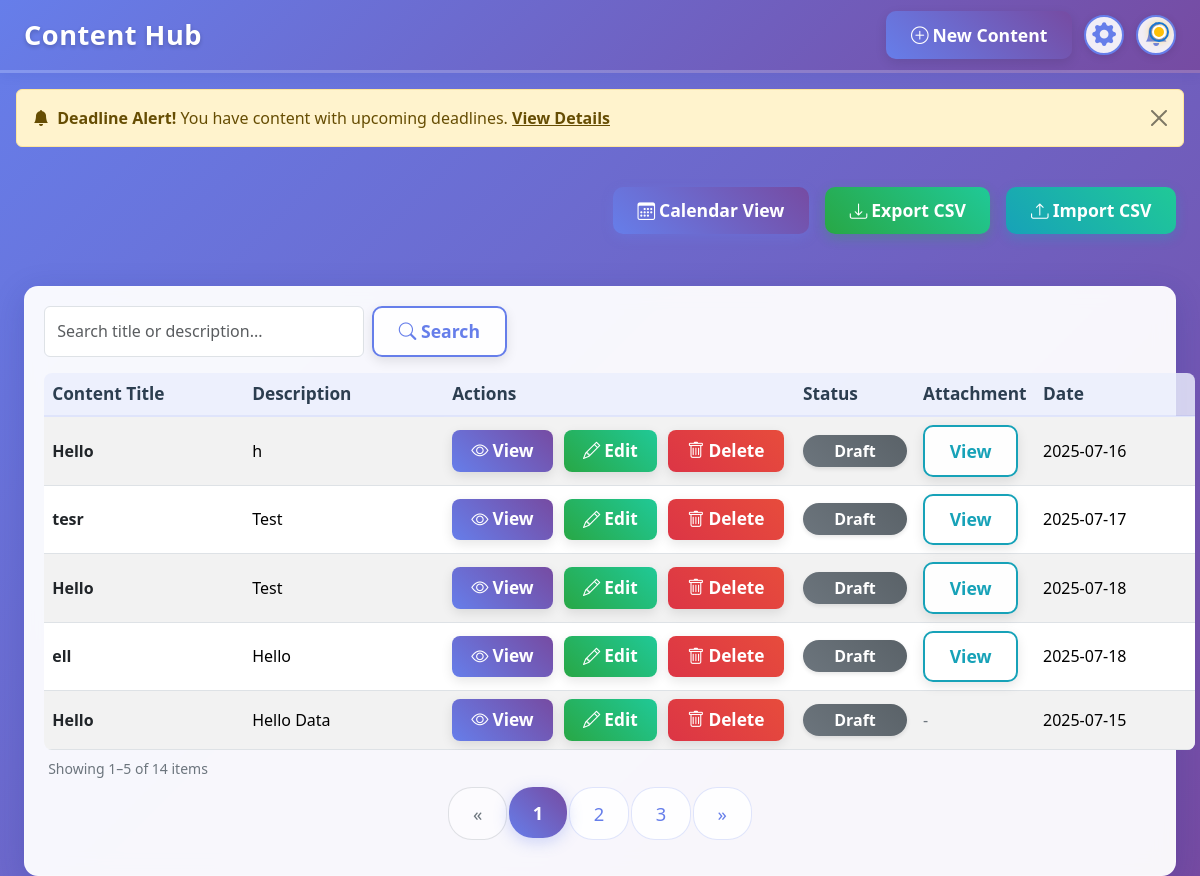
The page / on the database its author committed.
### tables this page shows
CREATE TABLE Content (
    content_id INTEGER PRIMARY KEY AUTOINCREMENT,
    title TEXT NOT NULL,
    description TEXT,
    status_id INTEGER,
    deadline TEXT,
    created_at TEXT DEFAULT CURRENT_TIMESTAMP,
    updated_at TEXT DEFAULT CURRENT_TIMESTAMP, attachment TEXT,
    FOREIGN KEY (status_id) REFERENCES Status(status_id)
);

CREATE TABLE Status (
    status_id INTEGER PRIMARY KEY AUTOINCREMENT,
    status_name TEXT NOT NULL
);

### index.php (the view, shortened to what this page needs)
<?php
$dbFile = 'database.db';
try {
    $pdo = new PDO('sqlite:' . $dbFile);
    $pdo->setAttribute(PDO::ATTR_ERRMODE, PDO::ERRMODE_EXCEPTION);
} catch (Exception $e) {
    die('Database connection failed: ' . htmlspecialchars($e->getMessage()));
}
$stmt = $pdo->query('SELECT c.content_id, c.title, c.description, s.status_name, c.deadline, c.attachment, c.created_at, c.updated_at FROM Content c JOIN Status s ON c.status_id = s.status_id ORDER BY c.created_at DESC');
$contents = $stmt->fetchAll(PDO::FETCH_ASSOC);
$settingsFile = 'settings.json';
$notification_days = 1;
if (file_exists($settingsFile)) {
    $data = json_decode(file_get_contents($settingsFile), true);
    if (isset($data['notification_days'])) {
        $notification_days = (int)$data['notification_days'];
    }
}
$today = new DateTime();
$notify_contents = [];
foreach ($contents as $row) {
    if (!empty($row['deadline']) && strtolower($row['status_name']) !== 'published') {
        $deadline = DateTime::createFromFormat('Y-m-d', $row['deadline']);
        if ($deadline) {
            $diff = (int)$today->diff($deadline)->format('%r%a');
            if ($diff >= 0 && $diff <= $notification_days) {
                $notify_contents[] = $row;
            }
        }
    }
}
$search = trim($_GET['search'] ?? '');
$page = max(1, (int)($_GET['page'] ?? 1));
$perPage = 5;
$filtered = $contents;
$total = count($filtered);
$totalPages = max(1, ceil($total / $perPage));
$filtered = array_slice(array_values($filtered), ($page-1)*$perPage, $perPage);
$from = $total ? ($page-1)*$perPage+1 : 0;
$to = min($from+$perPage-1, $total);
?>
<!DOCTYPE html>
<html lang="en">
  <head>
    <link href="https://cdn.jsdelivr.net/npm/bootstrap@5.3.3/dist/css/bootstrap.min.css" rel="stylesheet">
    <link rel="stylesheet" href="https://cdn.jsdelivr.net/npm/bootstrap-icons@1.11.3/font/bootstrap-icons.min.css">
  </head>
  <body>
  <div class="app-header">
    <div class="app-header-left">
        <span class="app-title">Content Hub</span>
      </div>
      <div class="header-action d-flex align-items-center gap-2">
        <a class="btn btn-primary d-inline-flex align-items-center" href="new.php">
          <i class="bi bi-plus-circle me-1"></i> New Content
        </a>
        <a href="settings.php" class="btn btn-outline-primary p-2 rounded-circle d-flex align-items-center justify-content-center ms-1 header-icon-btn" title="Settings">
          <i class="bi bi-gear-fill" style="font-size:1.35em;"></i>
        </a>
        <button id="notiBtn" class="btn btn-outline-primary p-2 rounded-circle d-flex align-items-center justify-content-center ms-1 position-relative header-icon-btn" title="Notifications" type="button" data-bs-toggle="modal" data-bs-target="#notiModal">
          <span id="notiDot" class="pulse-dot" style="display:none;"></span>
        </button>
      </div>
    </div>
  <?php if (count($notify_contents) > 0): ?>
    <div id="deadlineAlert" class="alert alert-warning alert-dismissible fade show mt-3 mx-3" role="alert" style="z-index:1051; position:relative;">
      <strong><i class="bi bi-bell-fill me-1"></i> Deadline Alert!</strong>
      You have content with upcoming deadlines.
      <button type="button" class="btn-close" data-bs-dismiss="alert" aria-label="Close"></button>
      <a href="#" class="alert-link" data-bs-toggle="modal" data-bs-target="#notiModal">View Details</a>
    </div>
  <?php endif; ?>
  <div class="main-content">
    <div class="d-flex justify-content-end mb-3 gap-3">
      <a href="calendar.php" class="btn btn-outline-primary" style="background: linear-gradient(45deg, #667eea, #764ba2); color: white; border: none; box-shadow: 0 4px 12px rgba(102, 126, 234, 0.3); transition: all 0.3s ease;">
        <i class="bi bi-calendar3 me-1"></i>Calendar View
      </a>
      <a href="export.php" class="btn btn-outline-success" style="background: linear-gradient(45deg, #28a745, #20c997); color: white; border: none; box-shadow: 0 4px 12px rgba(40, 167, 69, 0.3); transition: all 0.3s ease;">
        <i class="bi bi-download me-1"></i>Export CSV
      </a>
      <a href="import.php" class="btn btn-outline-secondary" style="background: linear-gradient(45deg, #17a2b8, #20c997); color: white; border: none; box-shadow: 0 4px 12px rgba(23, 162, 184, 0.3); transition: all 0.3s ease;">
        <i class="bi bi-upload me-1"></i>Import CSV
      </a>
    </div>
    <div class="table-area">
      <form class="mb-3 d-flex gap-2" method="get" action="">
        <input type="text" class="form-control" name="search" placeholder="Search title or description..." value="<?= htmlspecialchars($search) ?>" style="max-width:320px;">
        <button class="btn btn-outline-primary" type="submit"><i class="bi bi-search"></i> Search</button>
      </form>
      <table class="table table-striped table-hover align-middle mb-0">
                <thead class="table-light">
                  <tr>
            <th scope="col" style="min-width: 200px; max-width: 320px;">Content Title</th>
            <th scope="col" style="min-width: 200px; max-width: 320px;">Description</th>
            <th scope="col" style="min-width: 180px;">Actions</th>
                    <th scope="col" style="min-width: 120px;">Status</th>
                    <th scope="col" style="min-width: 120px;">Attachment</th>
                    <th scope="col" style="min-width: 160px;">Date</th>
                  </tr>
                </thead>
                <tbody>
          <?php if (count($filtered) === 0): ?>
                  <tr><td colspan="6" class="text-center text-secondary">No content found.</td></tr>
                <?php else: ?>
            <?php foreach ($filtered as $row): ?>
            <tr>
              <td class="fw-semibold text-dark text-truncate" style="max-width: 320px;">
                <span title="<?= htmlspecialchars($row['title']) ?>">
                  <?= htmlspecialchars($row['title']) ?>
                </span>
              </td>
              <td class="text-truncate" style="max-width: 320px;">
                <span title="<?= htmlspecialchars($row['description']) ?>">
                  <?php
                    $desc = htmlspecialchars($row['description']);
                    if (mb_strlen($desc) > 60) {
                        echo mb_substr($desc, 0, 60) . '... ';
                    } else {
                        echo $desc;
                    }
                  ?>
                </span>
              </td>
              <td>
                <div class="action-btns d-flex flex-wrap flex-md-nowrap gap-2 justify-content-md-end align-items-center">
                  <button type="button" class="btn btn-view d-inline-flex align-items-center" data-bs-toggle="modal" data-bs-target="#viewDetailModal"
                    data-title="<?= htmlspecialchars($row['title']) ?>"
                    data-description="<?= htmlspecialchars($row['description']) ?>"
                    data-status="<?= htmlspecialchars($row['status_name']) ?>"
                    data-deadline="<?= htmlspecialchars($row['deadline']) ?>"
                    data-created="<?= htmlspecialchars($row['created_at']) ?>"
                    data-updated="<?= htmlspecialchars($row['updated_at']) ?>"
                    data-attachment="<?= htmlspecialchars($row['attachment']) ?>">
                    <i class="bi bi-eye me-1"></i>View
                  </button>
                  <a href="edit.php?id=<?= $row['content_id'] ?>" class="btn btn-edit d-inline-flex align-items-center">
                    <i class="bi bi-pencil me-1"></i>Edit
                  </a>
                  <a href="delete.php?id=<?= $row['content_id'] ?>"
   class="btn btn-delete d-inline-flex align-items-center delete-btn"
   data-delete-url="delete.php?id=<?= $row['content_id'] ?>">
   <i class="bi bi-trash me-1"></i>Delete
</a>
                      </div>
                    </td>
                    <td>
                <span class="badge badge-status w-100">
                  <?= htmlspecialchars($row['status_name']) ?>
                </span>
                    </td>
                    <td>
                    <?php if (!empty($row['attachment'])): ?>
                      <a href="uploads/<?= htmlspecialchars($row['attachment']) ?>" target="_blank" class="btn btn-outline-info btn-sm">View</a>
                    <?php else: ?>
                      <span class="text-secondary">-</span>
                    <?php endif; ?>
                  </td>
                    <td><?= htmlspecialchars($row['deadline']) ?></td>
                  </tr>
                  <?php endforeach; ?>
                <?php endif; ?>
                </tbody>
              </table>
      <div class="d-flex justify-content-between align-items-center mt-2 mb-1 px-1 small text-secondary">
        <span>Showing <?= $from ?>–<?= $to ?> of <?= $total ?> items</span>
      </div>
      <?php if ($totalPages > 1): ?>
        <nav class="mt-2">
          <ul class="pagination justify-content-center pagination-lg custom-pagination">
            <li class="page-item<?= $page <= 1 ? ' disabled' : '' ?>">
              <a class="page-link" href="?search=<?= urlencode($search) ?>&page=<?= $page-1 ?>" tabindex="-1">&laquo;</a>
            </li>
            <?php for ($i = 1; $i <= $totalPages; $i++): ?>
              <li class="page-item<?= $i == $page ? ' active' : '' ?>">
                <a class="page-link" href="?search=<?= urlencode($search) ?>&page=<?= $i ?>"><?= $i ?></a>
              </li>
            <?php endfor; ?>
            <li class="page-item<?= $page >= $totalPages ? ' disabled' : '' ?>">
              <a class="page-link" href="?search=<?= urlencode($search) ?>&page=<?= $page+1 ?>">&raquo;</a>
            </li>
          </ul>
        </nav>
      <?php endif; ?>
            </div>
          </div>
  </body>
</html>

### index.php (style rules this page uses)
body { font-family: 'Segoe UI', 'Inter', 'Noto Sans', Arial, sans-serif; background: linear-gradient(135deg, #667eea 0%, #764ba2 100%); min-height: 100vh; margin: 0; padding: 0; }
.app-header { width: 100vw; background: linear-gradient(135deg, #667eea 0%, #764ba2 100%); box-shadow: 0 2px 12px 0 rgba(31,38,135,0.08); padding: 0.7rem 0 0.7rem 0; margin-bottom: 0; display: flex; align-items: center; justify-content: space-between; border-bottom: 3px solid rgba(255,255,255,0.2); z-index: 10; position: sticky; top: 0; }
.app-header-left { display: flex; align-items: center; gap: 1.1rem; margin-left: 2vw; }
.app-header .app-title { font-size: 1.7rem; font-weight: 800; color: #fff; letter-spacing: 0.5px; text-shadow: 0 2px 4px rgba(0,0,0,0.2); }
.app-header .header-action { margin-right: 2vw; }
.btn { border-radius: 10px; font-weight: 700; font-size: 1.1em; padding: 0.6em 1.4em; box-shadow: 0 4px 12px 0 rgba(0,0,0,0.1); transition: all 0.3s ease; }
.btn-primary { background: linear-gradient(45deg, #667eea, #764ba2); border: none; color: #fff; }
.btn-outline-primary { color: #667eea; border: 2px solid #667eea; background: rgba(255, 255, 255, 0.9); }
.btn-outline-info { color: #17a2b8; border: 2px solid #17a2b8; background: rgba(255, 255, 255, 0.9); }
.main-content { max-width: 100%; margin: 2.5rem auto 0 auto; padding: 0 2vw; display: flex; flex-direction: column; gap: 2.2rem; }
.table-area { background: rgba(255, 255, 255, 0.95); backdrop-filter: blur(10px); border-radius: 12px; box-shadow: 0 8px 32px 0 rgba(31,38,135,0.2); border: 1px solid rgba(255, 255, 255, 0.2); padding: 0.5rem 1.2rem 1.2rem 1.2rem; }
.table thead th { font-size: 1.08rem; font-weight: 700; background: rgba(102, 126, 234, 0.1); color: #2c3e50; border-bottom: 2px solid rgba(102, 126, 234, 0.2); }
.table { border-radius: 8px; overflow: hidden; background: rgba(255, 255, 255, 0.8); margin-bottom: 0; }
.table-striped > tbody > tr:nth-of-type(odd) { background-color: rgba(102, 126, 234, 0.05); }
.badge-status { font-size: 1em; padding: 0.5em 1em; border-radius: 1em; background: linear-gradient(45deg, #6c757d, #5a6268); color: #fff; font-weight: 600; box-shadow: 0 2px 4px rgba(0,0,0,0.1); }
.action-btns .btn { font-size: 1.08em; padding: 0.45em 1.1em; border-radius: 8px; font-weight: 700; margin-right: 0.2em; box-shadow: 0 4px 12px 0 rgba(0,0,0,0.1); transition: all 0.3s ease; }
.btn-view { background: linear-gradient(45deg, #667eea, #764ba2); color: #fff; border: none; }
.btn-edit { background: linear-gradient(45deg, #28a745, #20c997); color: #fff; border: none; }
.btn-delete { background: linear-gradient(45deg, #dc3545, #e74c3c); color: #fff; border: none; }
.pulse-dot { position: absolute; top: 8px; right: 8px; width: 14px; height: 14px; background: #ffc107; border-radius: 50%; box-shadow: 0 0 8px 2px #ffc10799; animation: pulse 1.2s infinite; z-index: 2; border: 2px solid #fff; outline: 2px solid #1976d2; outline-offset: 1px; }
.header-icon-btn { border-width: 2px !important; border-color: #667eea !important; background: rgba(255, 255, 255, 0.9) !important; color: #667eea !important; width: 40px; height: 40px; transition: all 0.3s ease; box-shadow: 0 2px 8px 0 rgba(0,0,0,0.1); }
.header-icon-btn .bi { vertical-align: middle; display: inline-block; }
.custom-pagination .page-link { border-radius: 1.5rem !important; margin: 0 0.15rem; font-size: 1.15em; min-width: 2.5rem; text-align: center; color: #667eea; border: 1.5px solid rgba(102, 126, 234, 0.2); background: rgba(255, 255, 255, 0.9); transition: all 0.3s ease; }
.custom-pagination .page-item.active .page-link { background: linear-gradient(45deg, #667eea, #764ba2); color: #fff; border: none; font-weight: 700; box-shadow: 0 4px 16px 0 rgba(102, 126, 234, 0.3); }
.custom-pagination .page-item.disabled .page-link { color: #6c757d; background: rgba(255, 255, 255, 0.5); border: 1.5px solid rgba(108, 117, 125, 0.2); }
.table-area { background: rgba(255, 255, 255, 0.95); backdrop-filter: blur(10px); border-radius: 14px; box-shadow: 0 8px 32px 0 rgba(31,38,135,0.2); border: 1px solid rgba(255, 255, 255, 0.2); padding: 1.2rem 1.2rem 1.2rem 1.2rem; }
.table thead th { font-size: 1.08rem; font-weight: 700; background: rgba(102, 126, 234, 0.1); color: #2c3e50; border-bottom: 2px solid rgba(102, 126, 234, 0.2); white-space: nowrap; text-overflow: ellipsis; overflow: hidden; }
.action-btns { min-width: 180px; flex-wrap: wrap; gap: 0.5rem !important; }

### rows shown on the page
content: title "Hello", description "h", status.status_name "Draft", deadline "2025-07-16"
content: title "tesr", description "Test", status.status_name "Draft", deadline "2025-07-17"
content: title "Hello", description "Test", status.status_name "Draft", deadline "2025-07-18"
content: title "ell", description "Hello", status.status_name "Draft", deadline "2025-07-18"
content: title "Hello", description "Hello Data", status.status_name "Draft", deadline "2025-07-15"

### other values the page prints
$from "1"
$to "5"
$total "14"
